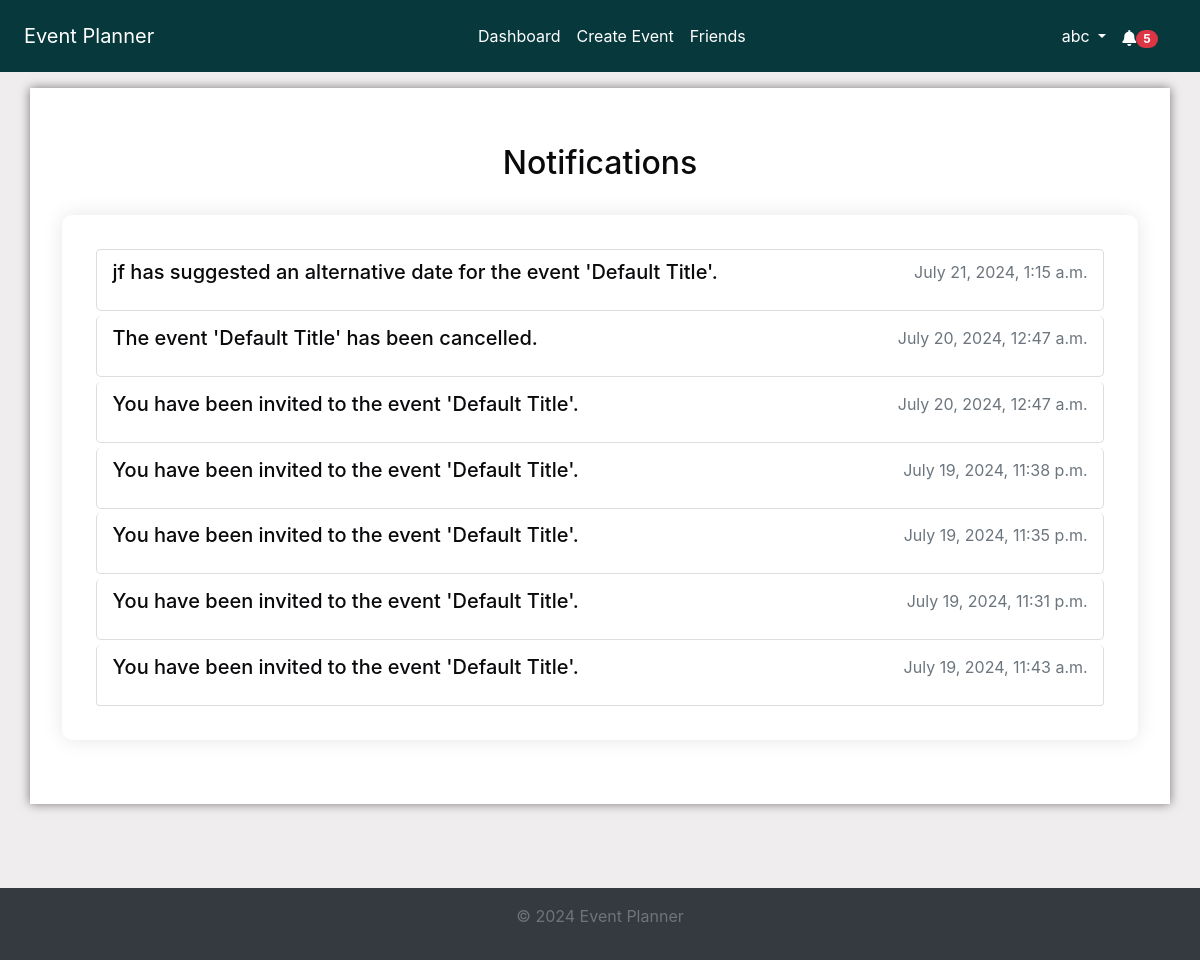
Before: /notifications/ (signed in) with the older database file.
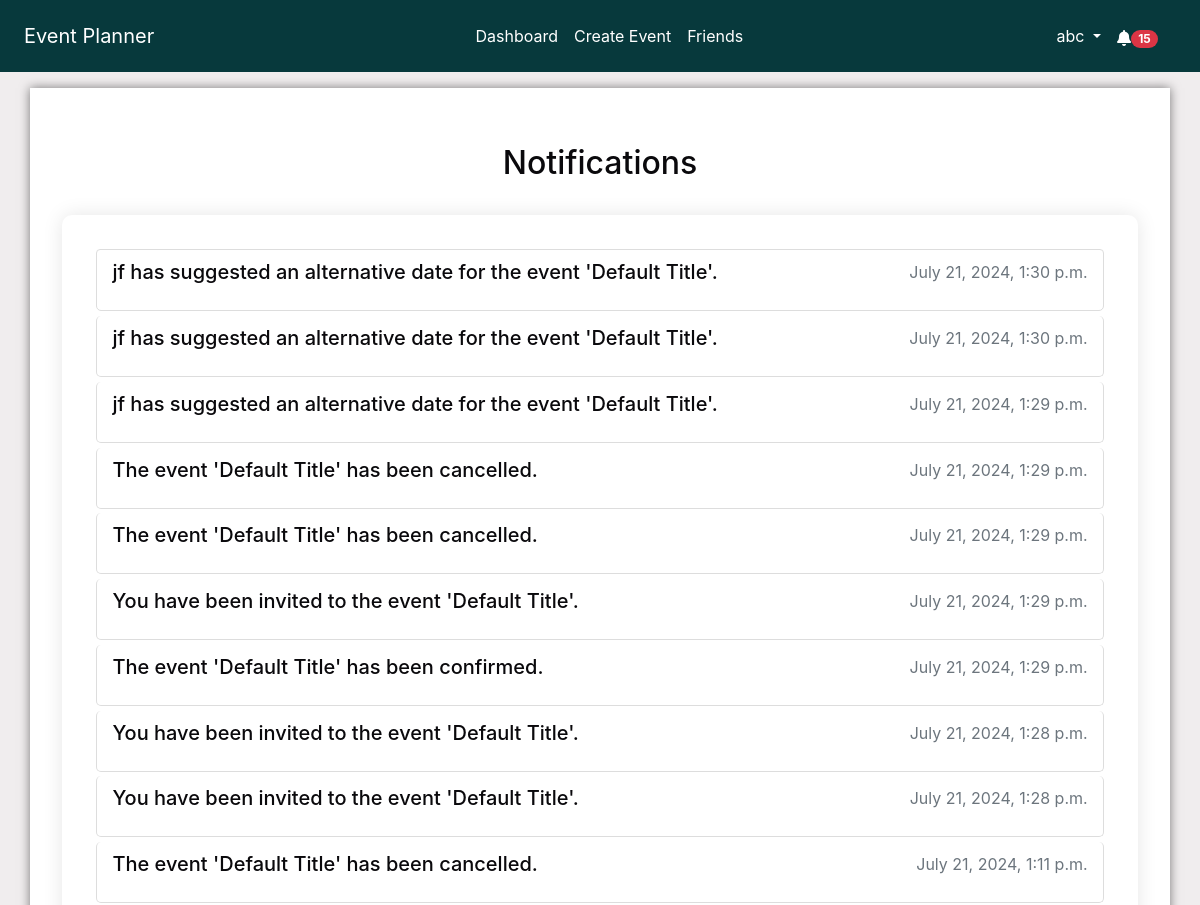
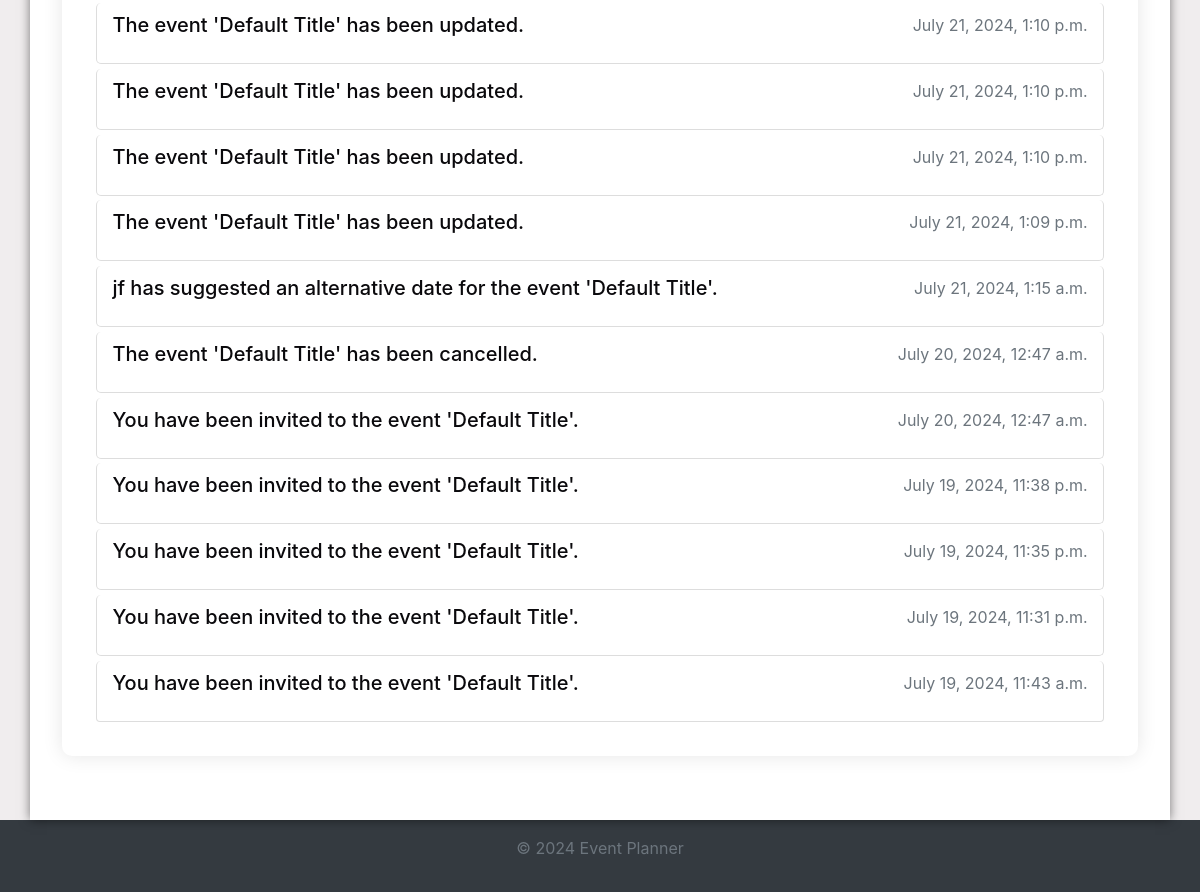
After: the same page with the newer database file (2 pictures, top to bottom).
### notifications/models.py (models this page shows, shortened)
class Notification(models.Model):
    NOTIFICATION_TYPES = [
        ("event_created", "Event Created"),
        ("event_updated", "Event Updated"),
        ("event_cancelled", "Event Cancelled"),
        ("invitation_response", "Invitation Response"),
        ("suggested_alternate_date", "Suggested Alternate Date"),
        ("event_confirmed", "Event Confirmed"),
        ("friend_request_received", "Friend Request Received"),
    ]
    user = models.ForeignKey(User, on_delete=models.CASCADE)
    event = models.ForeignKey(
        Event, on_delete=models.CASCADE, null=True, blank=True
    )
    type = models.CharField(max_length=50, choices=NOTIFICATION_TYPES)
    message = models.TextField()
    created_at = models.DateTimeField(auto_now_add=True)
    read = models.BooleanField(default=False)
    url = models.URLField(default="/")

### notifications/views.py (the view)
# urls.py: path("", views.notifications, name="notifications"),
@login_required
def notifications(request):
    notifications = Notification.objects.filter(user=request.user).order_by(
        "-created_at"
    )
    context = {"notifications": notifications}
    return render(request, "notifications/notifications.html", context)

### accounts/context_processors.py (called while the page is built)
def google_api_key(request):
    return {"GOOGLE_API_KEY": os.getenv("GOOGLE_API_KEY")}

### notifications/context_processors.py (called while the page is built)
def notifications(request):
    if request.user.is_authenticated:
        all_unread_notifications = Notification.objects.filter(
            user=request.user, read=False
        ).order_by("-created_at")
        unread_count = all_unread_notifications.count()
        recent_unread_notifications = all_unread_notifications[:8]
        return {
            "recent_unread_notifications": recent_unread_notifications,
            "unread_count": unread_count,
        }
    return {}

### templates/notifications/notifications.html (shortened to what this page needs)
{% extends 'base.html' %}
{% block content %}
<div class="container">
    <h2 class="text-center mt-4 mb-4">Notifications</h2>
    <div class="notifications-list">
        <ul class="list-group">
            {% for notification in notifications %}
                <li class="list-group-item">
                    {% if notification.type == 'friend_request_received' %}
                        <a href="{% url 'friends_page' %}" class="notification-link">
                            <h5 class="notification-title">{{ notification.message }}</h5>
                            <p class="notification-time text-muted">{{ notification.created_at|date:"F j, Y, g:i a" }}</p>
                        </a>
                    {% else %}
                        <a href="{% url 'mark_notification_read' notification.id %}" class="notification-link">
                            <h5 class="notification-title">{{ notification.message }}</h5>
                            <p class="notification-time text-muted">{{ notification.created_at|date:"F j, Y, g:i a" }}</p>
                        </a>
                    {% endif %}
                </li>
            {% endfor %}
        </ul>
    </div>
</div>
{% endblock %}

### templates/base.html (shortened to what this page needs)
<!DOCTYPE html>
<html lang="en">
<head>
    {% load static %}
    <link rel="stylesheet" href="https://stackpath.bootstrapcdn.com/bootstrap/4.5.2/css/bootstrap.min.css">
    <link rel="stylesheet" href="{% static 'css/styles.css' %}">
    <link rel="stylesheet" href="https://cdnjs.cloudflare.com/ajax/libs/font-awesome/5.15.4/css/all.min.css">
    <link rel="stylesheet" href="https://cdnjs.cloudflare.com/ajax/libs/fullcalendar/3.10.2/fullcalendar.min.css" />
</head>
<body class="c-app">
    <header class="c-header c-header-light c-header-fixed">
        <nav class="navbar navbar-expand-lg navbar-light">
            <a class="navbar-brand" href="{% url 'home' %}">Event Planner</a>
            <div class="collapse navbar-collapse" id="navbarSupportedContent">
                {% if user.is_authenticated %}
                <ul class="navbar-nav mx-auto">
                    <li class="nav-item {% if request.resolver_match.url_name == 'dashboard' %}active{% endif %}">
                        <a class="nav-link" href="{% url 'dashboard' %}">Dashboard</a>
                    </li>
                    <li class="nav-item {% if request.resolver_match.url_name == 'create_event' %}active{% endif %}">
                        <a class="nav-link" href="{% url 'create_event' %}">Create Event</a>
                    </li>
                    <li class="nav-item {% if request.resolver_match.url_name == 'friends_page' %}active{% endif %}">
                        <a class="nav-link" href="{% url 'friends_page' %}">Friends</a>
                    </li>
                    {% endif %}
                </ul>
                {% if user.is_authenticated %}
                <ul class="navbar-nav d-flex">
                    <li class="nav-item dropdown">
                        <a class="nav-link dropdown-toggle" href="#" id="profileLink" role="button" data-toggle="dropdown" aria-haspopup="true" aria-expanded="false">
                            {{ user.username }}
                        </a>
                    </li>
                </ul>
                {% endif %}
            </div>
            {% if user.is_authenticated %}
                <ul class="navbar-nav ml-auto d-flex">
                    <li class="nav-item">
                        <a class="nav-link" href="#" id="notificationBell" role="button" data-toggle="dropdown" aria-haspopup="true" aria-expanded="false">
                            <i class="fas fa-bell"></i>
                            {% if unread_count > 0 %}
                                <span class="badge badge-pill badge-danger">{{ unread_count }}</span>
                            {% endif %}
                        </a>
                    </li>
                </ul>
            {% endif %}
        </nav>
    </header>
    <main class="c-main">
        <div class="container-fluid">
            <div class="fade-in">
                {% block content %}{% endblock %}
            </div>
        </div>
    </main>
    <footer class="footer mt-auto py-3">
        <div class="container text-center">
            <p class="text-muted">&copy; 2024 Event Planner</p>
        </div>
    </footer>
</body>
</html>

### static/css/styles.css (style rules this page uses)
* { box-sizing: border-box; }
body, html { margin: 0; padding: 0; font-family: var(--font-family-sans-serif); background-color: var(--background); color: var(--text); height: 100%; }
:root { --primary: #07393c; --secondary: #2C666E; --accent: #90DDF0; --background: #F0EDEE; --text: #0A090C; --heading-bg: #eeeeee; --white: #fff; --gray: #6c757d; --gray-dark: #343a40; --success: #28a745; --info: #17a2b8; --warning: #ffc107; --danger: #dc3545; --light: #f8f9fa; --dark: #343a40; --breakpoint-xs: 0; --breakpoint-sm: 576px; --breakpoint-md: 768px; --breakpoint-lg: 992px; --breakpoint-xl: 1200px; --font-family-sans-serif: -apple-system, BlinkMacSystemFont, "Segoe UI", Roboto, "Helvetica Neue", Arial, "Noto Sans", sans-serif, "Apple Color Emoji", "Segoe UI Emoji", "Segoe UI Symbol", "Noto Color Emoji"; --font-family-monospace: SFMono-Regular, Menlo, Monaco, Consolas, "Liberation Mono", "Courier New", monospace; }
.container-fluid { display: flex; flex-direction: column; min-height: 100vh; }
header { background-color: var(--primary) !important; color: var(--white) !important; padding: .5rem !important; margin-bottom: 1rem !important; }
header a, header .navbar-brand, header .nav-link { color: var(--white) !important; }
footer { background-color: var(--dark) !important; color: var(--white) !important; padding: 1rem !important; text-align: center !important; margin-top: auto; }
body>main>div>div>div.container { background-color: var(--white); padding: 2rem; box-shadow: 0 0 10px rgba(0, 0, 0, .5); }
.notifications-list { background-color: var(--white); padding: 2rem; border-radius: 10px; box-shadow: 0 0 20px rgba(0, 0, 0, .1); width: 100%; max-width: 100%; margin: 2rem auto; color: var(--text); }
.notifications-list ul { list-style-type: none; padding: 0; }
.notifications-list ul li { margin: .15rem; padding: 10px 15px; border: 1px solid #ddd; border-radius: 5px; transition: background-color .3s; }
.notifications-list ul li .notification-link { text-decoration: none; color: var(--text); display: flex; justify-content: space-between; }
.navbar-nav.mx-auto { flex: 1; justify-content: center; }
#notificationBell { margin-right: 10px; padding-top: .9rem; display: flex; justify-content: flex-end; }

Changed rows visible on the page:
added Notification: message "jf has suggested an alternative date for the event 'Default Title'.", created_at "July 21, 2024, 1:30 p.m."
added Notification: message "jf has suggested an alternative date for the event 'Default Title'.", created_at "July 21, 2024, 1:30 p.m."
added Notification: message "jf has suggested an alternative date for the event 'Default Title'.", created_at "July 21, 2024, 1:29 p.m."
added Notification: message "The event 'Default Title' has been cancelled.", created_at "July 21, 2024, 1:29 p.m."
added Notification: message "The event 'Default Title' has been cancelled.", created_at "July 21, 2024, 1:29 p.m."
added Notification: message "You have been invited to the event 'Default Title'.", created_at "July 21, 2024, 1:29 p.m."
added Notification: message "The event 'Default Title' has been confirmed.", created_at "July 21, 2024, 1:29 p.m."
added Notification: message "You have been invited to the event 'Default Title'.", created_at "July 21, 2024, 1:28 p.m."
added Notification: message "You have been invited to the event 'Default Title'.", created_at "July 21, 2024, 1:28 p.m."
added Notification: message "The event 'Default Title' has been cancelled.", created_at "July 21, 2024, 1:11 p.m."
added Notification: message "The event 'Default Title' has been updated.", created_at "July 21, 2024, 1:10 p.m."
added Notification: message "The event 'Default Title' has been updated.", created_at "July 21, 2024, 1:10 p.m."
added Notification: message "The event 'Default Title' has been updated.", created_at "July 21, 2024, 1:10 p.m."
added Notification: message "The event 'Default Title' has been updated.", created_at "July 21, 2024, 1:09 p.m."
Other visible differences:
{{ unread_count }}: "5" → "15"
